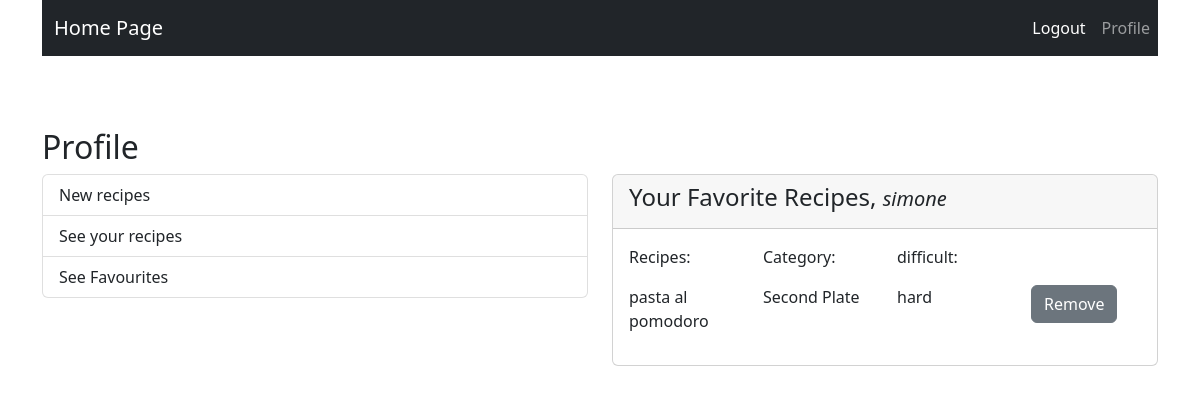
Screenshot of /recipes/seefavorite/ (signed in) with the database file from the repository.
### recipes/models.py (models this page shows)
class Recipe(models.Model):
    recipesName = models.CharField(max_length=30)
    recipesDifficult = models.CharField(max_length=30)
    category = models.CharField(blank=True, max_length=30, null=True)
    users = models.ForeignKey(User, blank=True, null=True, on_delete=models.CASCADE)
    description = models.CharField(max_length=2000, null=True)  # deve consentire una breve descrizione del piatto
    favorite = models.ManyToManyField(User, related_name='favorite_recipe')
    images = models.ImageField(null=True, upload_to='recipe_images/', blank=True)

### recipes/views.py (the view)
# urls.py: path('seefavorite/', views.see_favorite_recipes, name='see-favorite-recipes'),
@login_required
def see_favorite_recipes(request):
    preferiti = request.user.favorite_recipe.all()
    return render(request, 'see_favorite_recipes.html', {'preferiti': preferiti})

### templates/see_favorite_recipes.html
{% extends "profile_page.html" %}
{% block new_recipe %}
    <div class="card">
        <div class="card-header">
            <h4>Your Favorite Recipes, <a style="font-size: 20px ; font-style: italic">{{ user.get_username }}</a></h4>
        </div>
        <div class="card-body">
        <div class="row">
            <div class="col-lg-3">
                <p>Recipes:</p></div>
            <div class="col-lg-3">
                <p>Category:</p></div>
            <div class="col-lg-3">
                <p>difficult:</p></div>
        </div>
            {% for dati_utente in preferiti %}
                <div class="row">
                    <div class="col-lg-3">
                        <p>{{ dati_utente.recipesName }}</p>
                    </div>
                    <div class="col-lg-3">
                        <p>{{ dati_utente.category }}</p>
                    </div>
                    <div class="col-lg-3">
                        <p>{{ dati_utente.recipesDifficult }}</p>
                    </div>
                    <div class="col-lg-3">
                        <a class="btn btn-secondary" href="{% url 'delete-favorite-recipes' dati_utente.id %}" role="button">Remove</a>
                    </div>
                </div>
            {% endfor %}
        </div>
    </div>
{% endblock %}

### rows the page displays
Recipe: recipesName "pasta al pomodoro", category "Second Plate", recipesDifficult "hard"

### other values shown
{{ user.get_username }} "simone"
